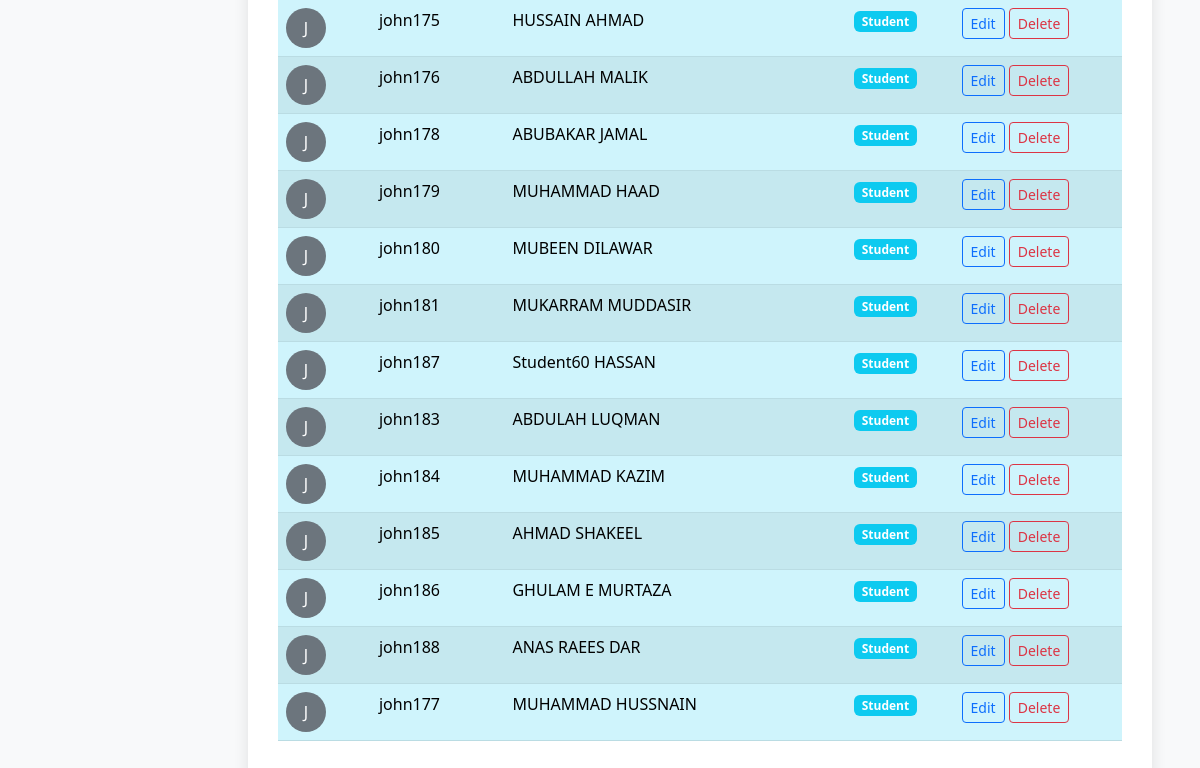
The app's page /add_user/ (lower part), older data.
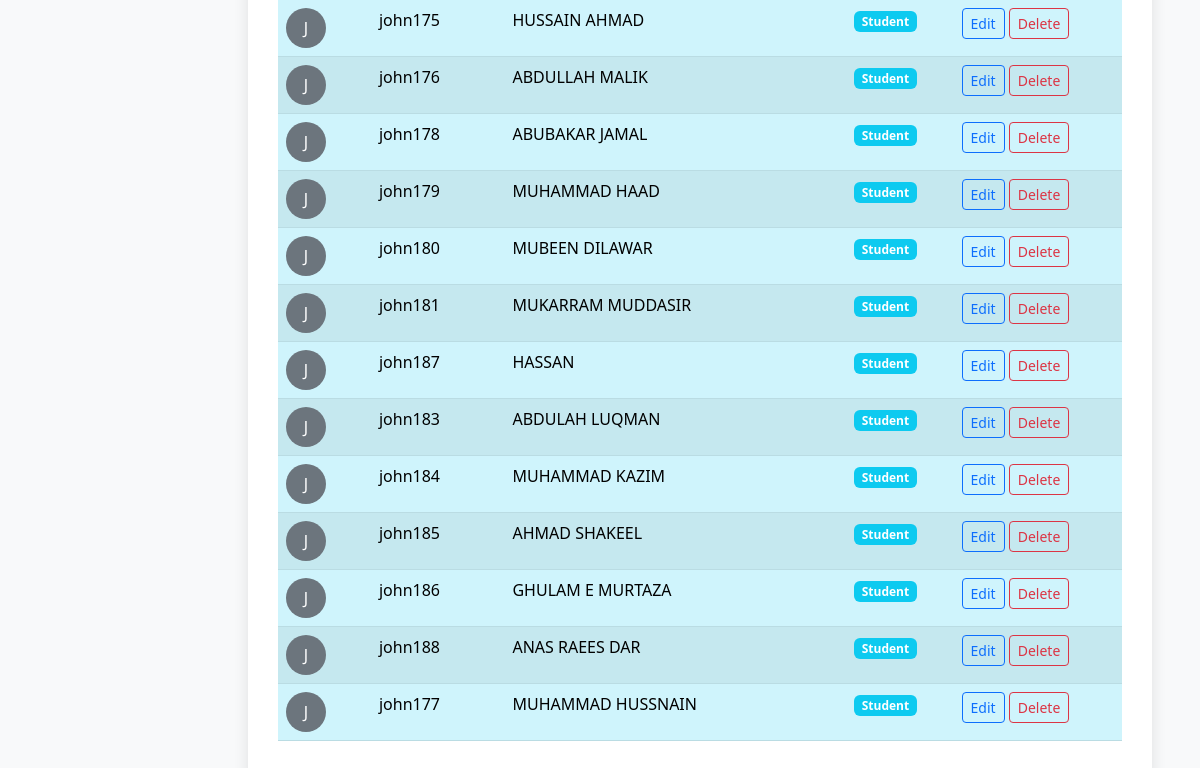
The same page, newer data.
### bri/models.py (models this page shows, shortened)
class Username(models.Model):
    ROLE_CHOICES = [
        ('admin', 'Admin'),
        ('student', 'Student'),
        ('teacher', 'Teacher'),
    ]
    username = models.CharField(max_length=50, unique=True)
    password = models.CharField(max_length=128)
    role = models.CharField(max_length=10, choices=ROLE_CHOICES)
    full_name = models.CharField(max_length=100, blank=True)
    profile_picture = models.ImageField(upload_to='profile_pics/', blank=True, null=True)

class Student(models.Model):
    username = models.OneToOneField(Username, on_delete=models.CASCADE, related_name='student_profile')
    std_fname = models.CharField(max_length=20)
    std_lname = models.CharField(max_length=20)
    std_dob = models.DateField()
    std_roll = models.CharField(max_length=20)
    std_class = models.ForeignKey(Class, on_delete=models.CASCADE)
    guardian_name = models.CharField(max_length=100, blank=True)
    guardian_contact1 = PhoneNumberField(blank=True, null=True)
    guardian_contact2 = PhoneNumberField(blank=True, null=True)
    address = models.TextField(blank=True, null=True)
    std_section = models.ForeignKey(Section, on_delete=models.CASCADE, null=True, blank=True)
    gender = models.CharField(max_length=10)
    discount_amount = models.IntegerField(help_text="Discount amount in PKR")
    is_active = models.BooleanField(default=True)
    profile_picture = models.ImageField(upload_to='student_pics/', blank=True, null=True)
    bform = models.CharField(max_length=20, blank=True, null=True)
    created_at = models.DateTimeField(auto_now_add=True)
    class Meta:
        unique_together = ('std_class', 'std_roll')

### bri/views.py (the view, shortened to what this page needs)
# urls.py: path('add_user/', views.add_user, name='add_user'),
def add_user(request):
    search = request.GET.get('search', '').strip()
    users = Username.objects.all()
    if search:
        users = users.filter(
            Q(username__icontains=search) |
            Q(full_name__icontains=search)
        )
    admins = users.filter(role="admin")
    teachers = users.filter(role="teacher")
    students = users.filter(role="student")
    return render(request, 'add_user.html', {
        "admins": admins,
        "teachers": teachers,
        "students": students,
        "search": search
    })

### bri/templates/add_user.html (shortened to what this page needs)
<!DOCTYPE html>
<html lang="en">
<head>
  <link href="https://cdn.jsdelivr.net/npm/bootstrap@5.3.0/dist/css/bootstrap.min.css" rel="stylesheet">
</head>
<body>
  <div class="container-fluid">
    <div class="row">
          {% load static %}
      <div class="col-md-10 p-5">
        <div class="form-section">
          <div class="table-responsive">
            <table class="table table-striped">
              <tbody>
                {% for user in students %}
                <tr class="table-info">
                  <td>
                    {% if user.profile_picture %}
                      <img src="{{ user.profile_picture.url }}" height="40px" class="rounded-circle" alt="Profile">
                    {% else %}
                      <div class="bg-secondary rounded-circle d-inline-flex align-items-center justify-content-center" style="width:40px;height:40px;color:white;">{{ user.username|first|upper }}</div>
                    {% endif %}
                  </td>
                  <td>{{ user.username }}</td>
                  <td>
                    {% if user.student_profile %}
                      {{ user.student_profile.std_fname }} {{ user.student_profile.std_lname }}
                    {% else %}
                      {{ user.full_name|default:"-" }}
                    {% endif %}
                  </td>
                  <td><span class="badge bg-info">{{ user.role|title }}</span></td>
                  <td>
                    <a href="{% url 'edit_user' user.id %}" class="btn btn-sm btn-outline-primary">Edit</a>
                    <a href="{% url 'delete_user' user.id %}" class="btn btn-sm btn-outline-danger" onclick="return confirm('Are you sure?')">Delete</a>
                  </td>
                </tr>
                {% endfor %}
              </tbody>
            </table>
          </div>
        </div>
      </div>
    </div>
  </div>
</body>
</html>

Row changes from the older to the newer data that the page shows:
changed through a linked row, Username "john187": student_profile.std_fname "Student60" → "HASSAN"; student_profile.std_lname "HASSAN" → (not shown)
